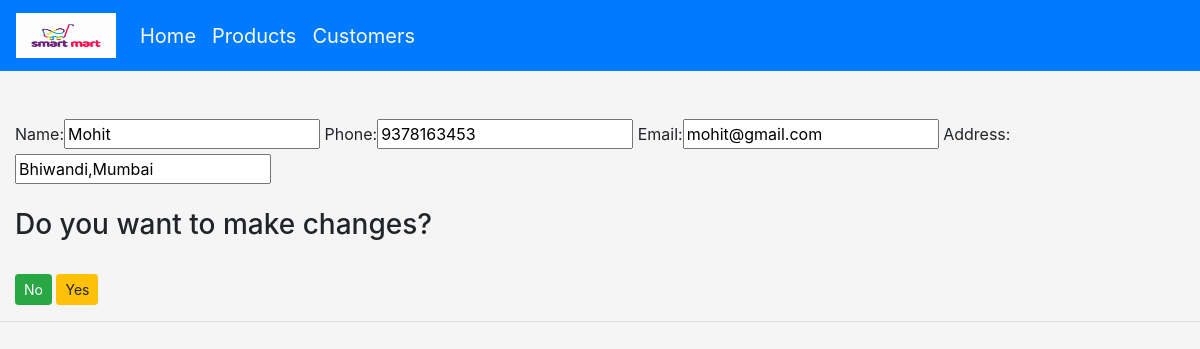
Page /update_cutomer_profile/1 on the committed database.
### accounts/models.py (models this page shows, shortened)
class Customer(models.Model):
    name = models.CharField(max_length=200, null=True)
    phone = models.CharField(max_length=200, null=True)
    email = models.CharField(max_length=200, null=True)
    address = models.CharField(max_length=500, null=True)
    date_created = models.DateTimeField(auto_now_add=True,null=True)

### accounts/views.py (the view)
# urls.py: path('update_cutomer_profile/<str:pk>',views.updateCustomer,name='updatecustomerprofile'),
def updateCustomer(request, pk):
    customer = Customer.objects.get(id=pk)
    form = CustomerForm(instance=customer)
    context = {'form': form,'cus_id':pk}
    if request.method == "POST":
        form = CustomerForm(request.POST, instance=customer)
        if form.is_valid():
            form.save()
            redirect_url = reverse('customerprofile',args=[pk])
            return HttpResponseRedirect(redirect_url)
    return render(request, 'accounts/update_customer_profile.html', context)

### accounts/forms.py
class CustomerForm(ModelForm):
    class Meta:
        model = Customer
        fields = '__all__'

### accounts/templates/accounts/update_customer_profile.html (shortened to what this page needs)
{% extends 'accounts/main.html' %}
{% block content %}
<br><br>
<form action="" method="POST">
    {{form}}
    <br><br>
    <h3>Do you want to make changes?</h3>
    <br>
    <a class="btn btn-sm btn-success"  href="{% url 'customerprofile' pk=cus_id %}">No</a>
    <input class="btn btn-sm btn-warning" type="submit" name='Submit' value="Yes">
</form>
{% endblock %}

### accounts/templates/accounts/main.html (style rules this page uses)
body { background-color: whitesmoke; }

### accounts/templates/accounts/navbar.html (style rules this page uses)
a { font-size: 20px; }

### rows in the picture
Customer: name "Mohit", phone "9378163453", email "mohit@gmail.com", address "Bhiwandi,Mumbai"
